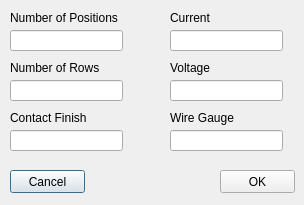
<?xml version="1.0" encoding="UTF-8"?>
<ui version="4.0">
 <class>connector_dlg</class>
 <widget class="QDialog" name="connector_dlg">
  <property name="geometry">
   <rect>
    <x>0</x>
    <y>0</y>
    <width>304</width>
    <height>205</height>
   </rect>
  </property>
  <property name="windowTitle">
   <string>Connector Properties</string>
  </property>
  <widget class="QLineEdit" name="box_num_pos">
   <property name="geometry">
    <rect>
     <x>10</x>
     <y>30</y>
     <width>113</width>
     <height>21</height>
    </rect>
   </property>
  </widget>
  <widget class="QLabel" name="lbl_num_pos">
   <property name="geometry">
    <rect>
     <x>10</x>
     <y>10</y>
     <width>111</width>
     <height>16</height>
    </rect>
   </property>
   <property name="text">
    <string>Number of Positions</string>
   </property>
  </widget>
  <widget class="QLabel" name="lbl_num_rows">
   <property name="geometry">
    <rect>
     <x>10</x>
     <y>60</y>
     <width>111</width>
     <height>16</height>
    </rect>
   </property>
   <property name="text">
    <string>Number of Rows</string>
   </property>
  </widget>
  <widget class="QLineEdit" name="box_num_rows">
   <property name="geometry">
    <rect>
     <x>10</x>
     <y>80</y>
     <width>113</width>
     <height>21</height>
    </rect>
   </property>
  </widget>
  <widget class="QLabel" name="lbl_contact_finish">
   <property name="geometry">
    <rect>
     <x>10</x>
     <y>110</y>
     <width>111</width>
     <height>16</height>
    </rect>
   </property>
   <property name="text">
    <string>Contact Finish</string>
   </property>
  </widget>
  <widget class="QLineEdit" name="box_contact_finish">
   <property name="geometry">
    <rect>
     <x>10</x>
     <y>130</y>
     <width>113</width>
     <height>21</height>
    </rect>
   </property>
  </widget>
  <widget class="QLineEdit" name="box_wire_gauge">
   <property name="geometry">
    <rect>
     <x>170</x>
     <y>130</y>
     <width>113</width>
     <height>21</height>
    </rect>
   </property>
  </widget>
  <widget class="QLabel" name="lbl_current">
   <property name="geometry">
    <rect>
     <x>170</x>
     <y>10</y>
     <width>111</width>
     <height>16</height>
    </rect>
   </property>
   <property name="text">
    <string>Current</string>
   </property>
  </widget>
  <widget class="QLabel" name="lbl_voltage">
   <property name="geometry">
    <rect>
     <x>170</x>
     <y>60</y>
     <width>111</width>
     <height>16</height>
    </rect>
   </property>
   <property name="text">
    <string>Voltage</string>
   </property>
  </widget>
  <widget class="QLabel" name="lbl_wire_gauge">
   <property name="geometry">
    <rect>
     <x>170</x>
     <y>110</y>
     <width>111</width>
     <height>16</height>
    </rect>
   </property>
   <property name="text">
    <string>Wire Gauge</string>
   </property>
  </widget>
  <widget class="QLineEdit" name="box_current">
   <property name="geometry">
    <rect>
     <x>170</x>
     <y>30</y>
     <width>113</width>
     <height>21</height>
    </rect>
   </property>
  </widget>
  <widget class="QLineEdit" name="box_voltage">
   <property name="geometry">
    <rect>
     <x>170</x>
     <y>80</y>
     <width>113</width>
     <height>21</height>
    </rect>
   </property>
  </widget>
  <widget class="QPushButton" name="btn_cancel">
   <property name="geometry">
    <rect>
     <x>10</x>
     <y>170</y>
     <width>75</width>
     <height>23</height>
    </rect>
   </property>
   <property name="text">
    <string>Cancel</string>
   </property>
  </widget>
  <widget class="QPushButton" name="btn_OK">
   <property name="geometry">
    <rect>
     <x>220</x>
     <y>170</y>
     <width>75</width>
     <height>23</height>
    </rect>
   </property>
   <property name="text">
    <string>OK</string>
   </property>
  </widget>
 </widget>
 <tabstops>
  <tabstop>box_num_pos</tabstop>
  <tabstop>box_num_rows</tabstop>
  <tabstop>box_contact_finish</tabstop>
  <tabstop>box_current</tabstop>
  <tabstop>box_voltage</tabstop>
  <tabstop>box_wire_gauge</tabstop>
  <tabstop>btn_OK</tabstop>
  <tabstop>btn_cancel</tabstop>
 </tabstops>
 <resources/>
 <connections/>
</ui>
